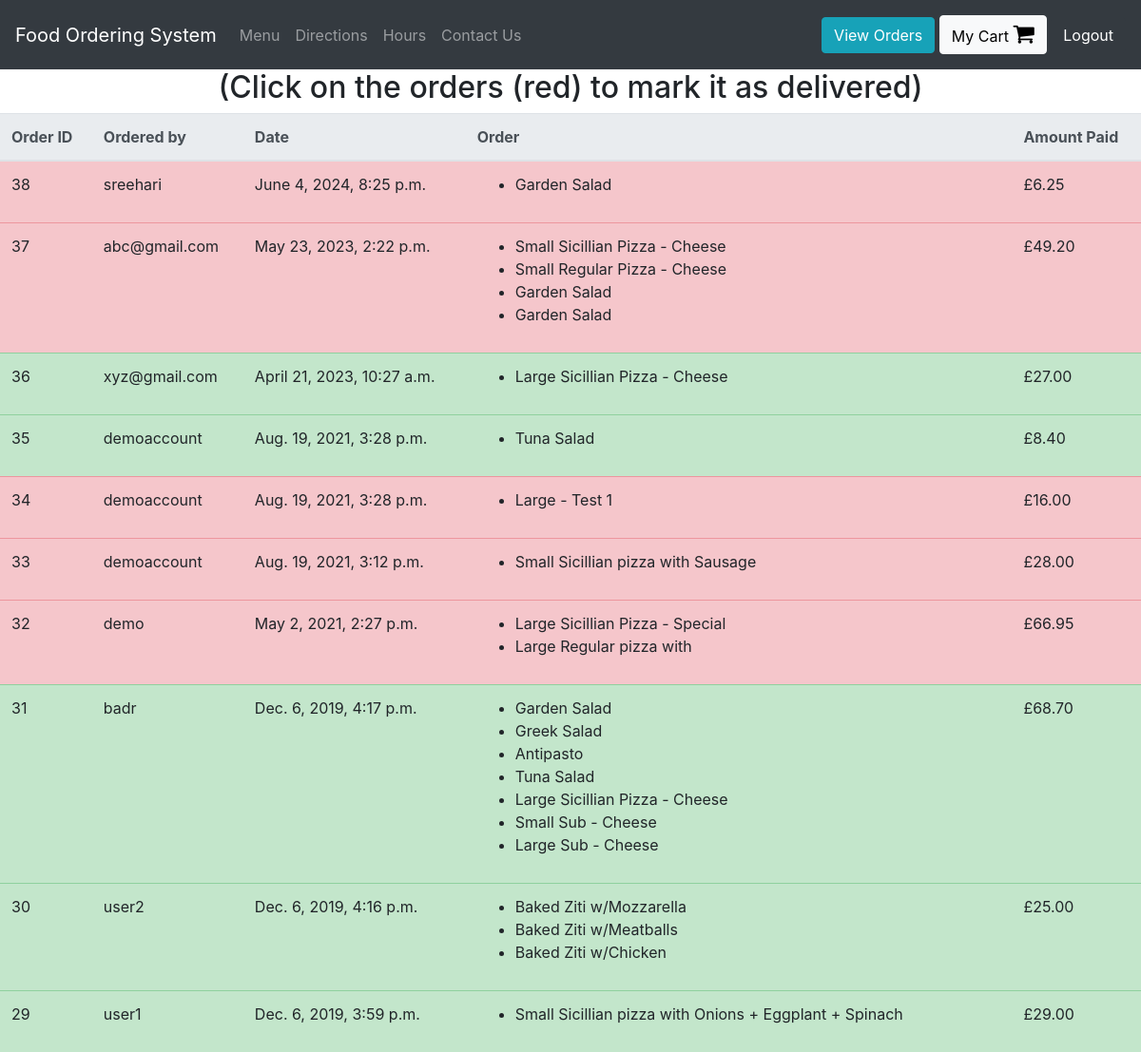
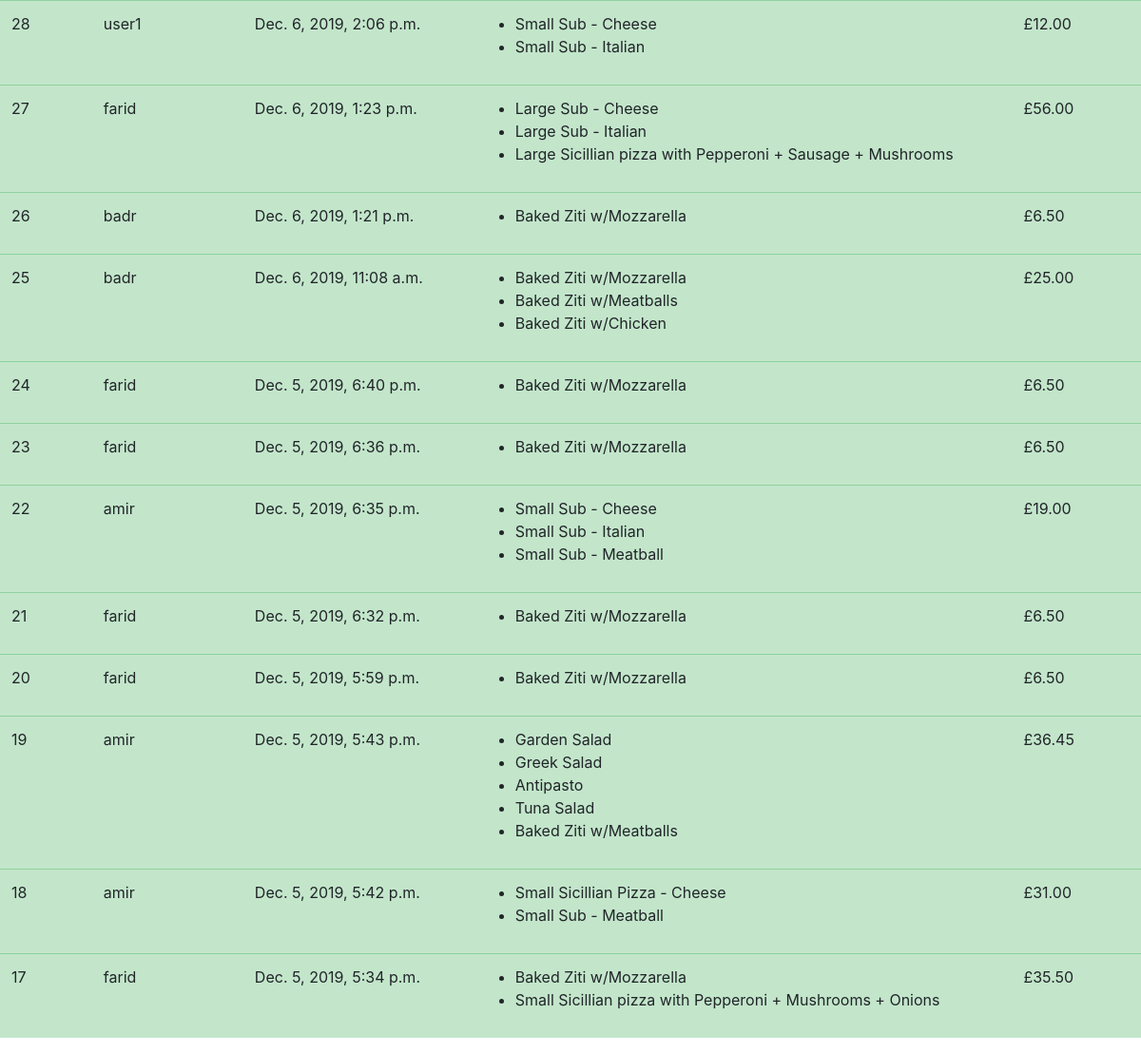
Page /view-orders (signed in) on the committed database (2 pictures, top to bottom).
### orders/models.py (models this page shows, shortened)
class UserOrder(models.Model):
    username = models.CharField(max_length=200) #who placed the order
    order = models.TextField() #this will be a string representation of the cart from localStorage
    price = models.DecimalField(max_digits=6, decimal_places=2) #how much was the order
    time_of_order  = models.DateTimeField(default=datetime.now, blank=True)
    delivered = models.BooleanField()

### orders/views.py (the view)
# urls.py: path("view-orders", views.view_orders, name="view_orders"),
def view_orders(request):
    if request.user.is_superuser:
        rows = UserOrder.objects.all().order_by('-time_of_order')
        return render(request, "orders/orders.html", context = {"rows":rows})
    else:
        rows = UserOrder.objects.all().filter(username = request.user.username).order_by('-time_of_order')
        return render(request, "orders/orders.html", context = {"rows":rows})

### orders/templatetags/custom_tags.py (called while the page is built)
@register.filter(name="format_cart")
def format_cart(value):
    return value[1:-1].split(",")

@register.filter(name="format_cart_item")
def format_cart_item(value):
    return value.replace("'","")

### orders/templates/orders/orders.html
{% extends 'orders/header.html' %}
{% load custom_tags %}
{% block content %}
<div class="container-fluid">
  <div class="row justify-content-center">
    {% if user.is_superuser %}
      <h2>(Click on the orders (red) to mark it as delivered)</h2>
    {% else %}
      <h2> Orders by: {{user.get_username}} </h2>
    {% endif %}
    <table class="table">
        <thead class="thead-light">
        <tr>
          <th scope="col">Order ID</th>
          <th scope="col">Ordered by</th>
          <th scope="col">Date</th>
          <th scope="col">Order</th>
          <th scope="col">Amount Paid</th>
        </tr>
        </thead>
        <tbody id = "orders_table">
          {% for row in rows %}
          {% if row.delivered %}
            <tr class="table-success">
          {% else %}
            <tr class="table-danger mark-as-complete">
          {% endif %}
              <td>{{row.id}}</td>
              <td>{{row.username}}</td>
              <td>{{row.time_of_order}}</td>
              <td >
                <ul>
                  {% for item in row.order|format_cart %}
                    <li>{{item|format_cart_item}}</li>
                  {% endfor %}
                </ul>
              </td>
              <td>£{{row.price}}</td>
            </tr>
          {% endfor %}
        </tbody>
    </table>
  </div>
</div>
{% endblock %}

### rows in the picture
UserOrder: id "38", username "sreehari", time_of_order "June 4, 2024, 8:25 p.m.", order "Garden Salad", price "6.25"
UserOrder: id "37", username "abc@gmail.com", time_of_order "May 23, 2023, 2:22 p.m.", order "Small Sicillian Pizza - Cheese" "Small Regular Pizza - Cheese" "Garden Salad" "Garden Salad", price "49.20"
UserOrder: id "36", username "xyz@gmail.com", time_of_order "April 21, 2023, 10:27 a.m.", order "Large Sicillian Pizza - Cheese", price "27.00"
UserOrder: id "35", username "demoaccount", time_of_order "Aug. 19, 2021, 3:28 p.m.", order "Tuna Salad", price "8.40"
UserOrder: id "34", username "demoaccount", time_of_order "Aug. 19, 2021, 3:28 p.m.", order "Large - Test 1", price "16.00"
UserOrder: id "33", username "demoaccount", time_of_order "Aug. 19, 2021, 3:12 p.m.", order "Small Sicillian pizza with Sausage", price "28.00"
UserOrder: id "32", username "demo", time_of_order "May 2, 2021, 2:27 p.m.", order "Large Sicillian Pizza - Special" "Large Regular pizza with", price "66.95"
UserOrder: id "31", username "badr", time_of_order "Dec. 6, 2019, 4:17 p.m.", order "Garden Salad" "Greek Salad" "Antipasto" "Tuna Salad" "Large Sicillian Pizza - Cheese" "Small Sub - Cheese" "Large Sub - Cheese", price "68.70"
UserOrder: id "30", username "user2", time_of_order "Dec. 6, 2019, 4:16 p.m.", order "Baked Ziti w/Mozzarella" "Baked Ziti w/Meatballs" "Baked Ziti w/Chicken", price "25.00"
UserOrder: id "29", username "user1", time_of_order "Dec. 6, 2019, 3:59 p.m.", order "Small Sicillian pizza with Onions + Eggplant + Spinach", price "29.00"
UserOrder: id "28", username "user1", time_of_order "Dec. 6, 2019, 2:06 p.m.", order "Small Sub - Cheese" "Small Sub - Italian", price "12.00"
UserOrder: id "27", username "farid", time_of_order "Dec. 6, 2019, 1:23 p.m.", order "Large Sub - Cheese" "Large Sub - Italian" "Large Sicillian pizza with Pepperoni + Sausage + Mushrooms", price "56.00"
UserOrder: id "26", username "badr", time_of_order "Dec. 6, 2019, 1:21 p.m.", order "Baked Ziti w/Mozzarella", price "6.50"
UserOrder: id "25", username "badr", time_of_order "Dec. 6, 2019, 11:08 a.m.", order "Baked Ziti w/Mozzarella" "Baked Ziti w/Meatballs" "Baked Ziti w/Chicken", price "25.00"
UserOrder: id "24", username "farid", time_of_order "Dec. 5, 2019, 6:40 p.m.", order "Baked Ziti w/Mozzarella", price "6.50"
UserOrder: id "23", username "farid", time_of_order "Dec. 5, 2019, 6:36 p.m.", order "Baked Ziti w/Mozzarella", price "6.50"
UserOrder: id "22", username "amir", time_of_order "Dec. 5, 2019, 6:35 p.m.", order "Small Sub - Cheese" "Small Sub - Italian" "Small Sub - Meatball", price "19.00"
UserOrder: id "21", username "farid", time_of_order "Dec. 5, 2019, 6:32 p.m.", order "Baked Ziti w/Mozzarella", price "6.50"
UserOrder: id "20", username "farid", time_of_order "Dec. 5, 2019, 5:59 p.m.", order "Baked Ziti w/Mozzarella", price "6.50"
UserOrder: id "19", username "amir", time_of_order "Dec. 5, 2019, 5:43 p.m.", order "Garden Salad" "Greek Salad" "Antipasto" "Tuna Salad" "Baked Ziti w/Meatballs", price "36.45"
UserOrder: id "18", username "amir", time_of_order "Dec. 5, 2019, 5:42 p.m.", order "Small Sicillian Pizza - Cheese" "Small Sub - Meatball", price "31.00"
UserOrder: id "17", username "farid", time_of_order "Dec. 5, 2019, 5:34 p.m.", order "Baked Ziti w/Mozzarella" "Small Sicillian pizza with Pepperoni + Mushrooms + Onions", price "35.50"
